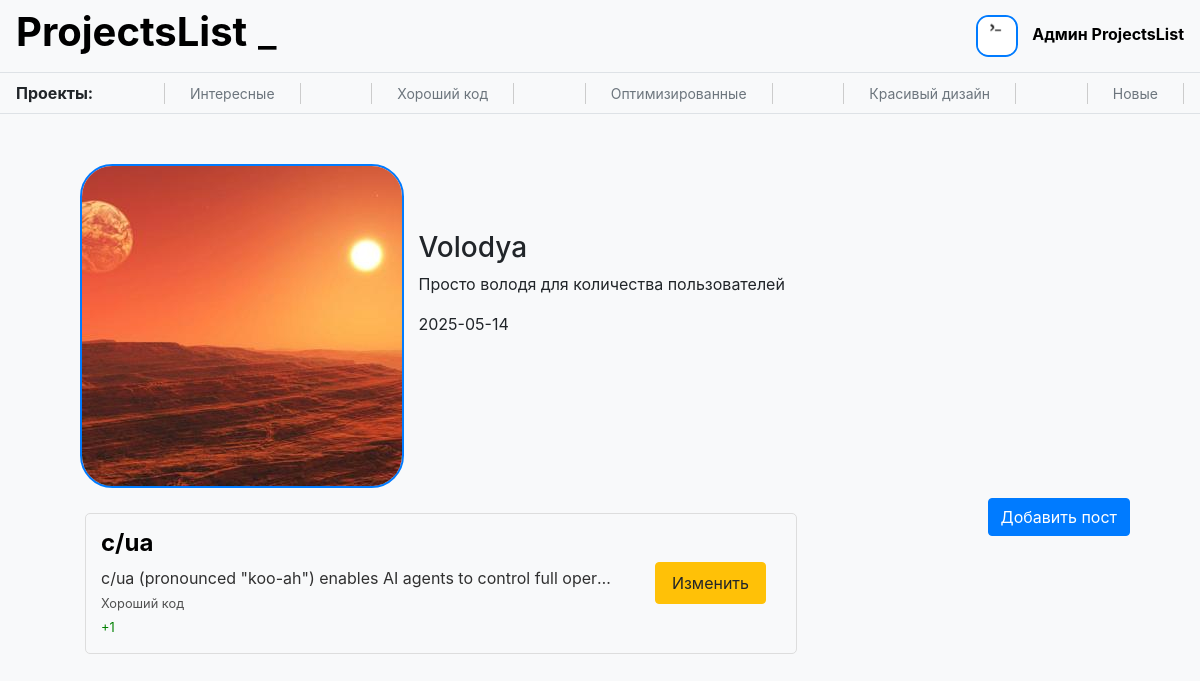
Page /user3 (signed in) on the earlier database version.
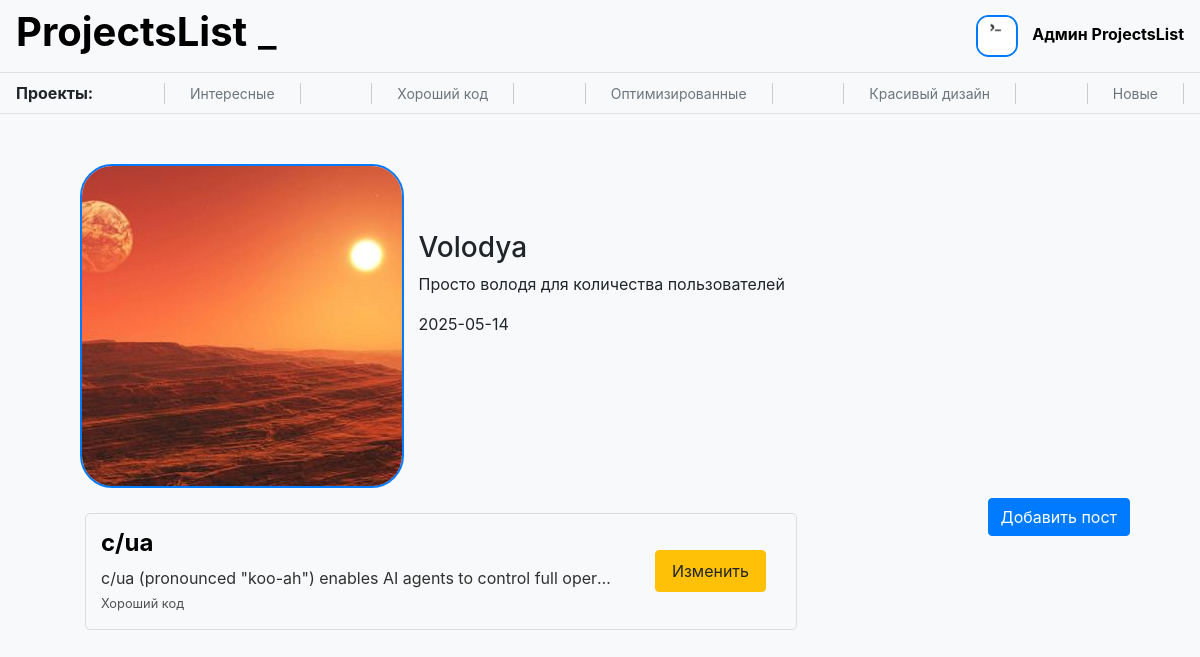
Same page on the later database version.
### data/posts.py (models this page shows)
class Post(SqlAlchemyBase):
    __tablename__ = 'posts'
    id = sa.Column(sa.Integer, primary_key=True, autoincrement=True)
    title = sa.Column(sa.String)
    text = sa.Column(sa.String)
    project_link = sa.Column(sa.String)
    category = sa.Column(sa.String)
    like = sa.Column(sa.Integer, default=0)
    dislike = sa.Column(sa.Integer, default=0)
    create_time = sa.Column(sa.DateTime, default=datetime.now)
    author = sa.orm.relationship('User', back_populates='posts')
    author_id = sa.Column(sa.Integer, sa.ForeignKey('users.id'))
    users_who_liked = sa.orm.relationship('User', back_populates='liked_posts', secondary='rating_posts')
    comments = sa.orm.relationship('Comment', back_populates='post')

### server.py (the view)
@app.route('/user<int:user_id>')
def user_page(user_id):
    try:
        db = db_session.create_session()
        user = db.query(User).filter(User.id == user_id).first()
        if user:
            return flask.render_template('user_page.html', title='Страница пользователя', user=user)
        else:
            flask.abort(404, 'Пользователь не найден')
    finally:
        db.close()

### data/db_session.py (called while the page is built)
def create_session() -> Session:
    global __factory
    return __factory()

### server.py (called while the page is built)
@login_manager.user_loader
def load_user(user_id):
    try:
        db = db_session.create_session()
        return db.query(User).get(user_id)
    finally:
        db.close()

### templates/user_page.html (shortened to what this page needs)
{% extends "base.html" %}
{% block content %}
<div class='container'>
	<div style='display: inline-block'>
		<img class='user-image' src='./{{user.image}}' alt='иконка пользователя'/>
	</div>
	<div style='display: inline-block'>
		<h3>{{user.name}}</h3>
		<p>{{user.info}}</p>
		<p>{{user.create_time.date()}}</p>
	</div>
	<div class='posts' style='display: inline-block'>
		{% for post in user.posts %}
		<div class='small-post'>
			<a href='posts/{{post.id}}' style='max-width: 75%'>
			<div style='white-space: nowrap; overflow: hidden; text-overflow: ellipsis;'>
				<h4>{{post.title}}</h4>
				<p style='white-space: nowrap; overflow: hidden; text-overflow: ellipsis;'>{{post.text}}</p>
				<small>{{post.category}}</small>
				<p>
				{% if post.like > post.dislike %}
				<small style='color: green'>+{{ post.like - post.dislike }}</small>
				{% elif post.like < post.dislike %}
				<small style='color: red'>-{{ post.dislike - post.like }}</small>
				{% endif %}
				</p>
			</div>
			</a>
			{% if current_user.id == post.author.id or current_user.id == 1 %}
			<div style='display: inline-block;'>
			<a type='button' class='btn btn-warning' href='posts/edit/{{post.id}}'>Изменить</a>
			</div>
			{% endif %}
		</div>
		{% endfor %}
	</div>
	{% if current_user.is_authenticated %}
	<a class='btn btn-primary' href='/add_post' style='text-align: center; float: right'>Добавить пост</a>
	{% endif %}
{% endblock %}

Differences in the rows shown:
changed Post "c/ua": dislike 0 → 1 (drawn); post.like-post.dislike "1" → (not shown)
